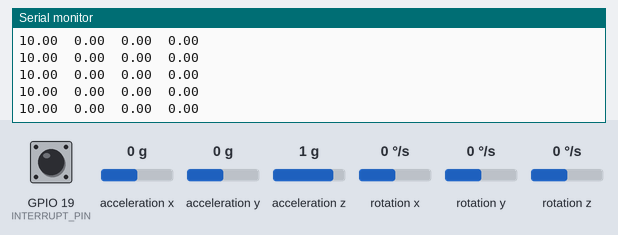
Recording of a sketch running on a simulated ESP32. Shown: the last lines printed to the serial monitor. Inputs (shaded band) come from the test bench; at power-on: acceleration x 0 g, GPIO 19 (INTERRUPT_PIN) LOW, acceleration y 0 g, acceleration z 1 g, rotation z 0 °/s, rotation x 0 °/s, rotation y 0 °/s. WiFi joins after 1.5 s; servers stay silent unless stated; the sensor or clock chip raises its interrupt line as the real part does.

Above: at 3.5 s.
3.6 s: acceleration x set to -1.4 g
At 4.1 s:
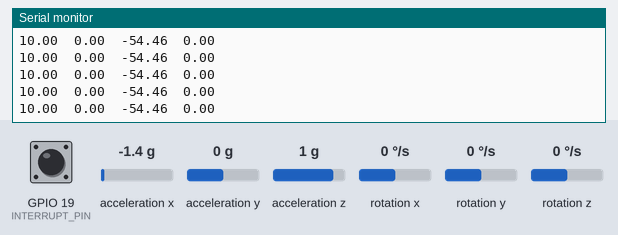
5.1 s: GPIO 19 (INTERRUPT_PIN) pulled HIGH for 0.15 s
6.7 s: acceleration y set to -1.4 g
At 7.2 s:
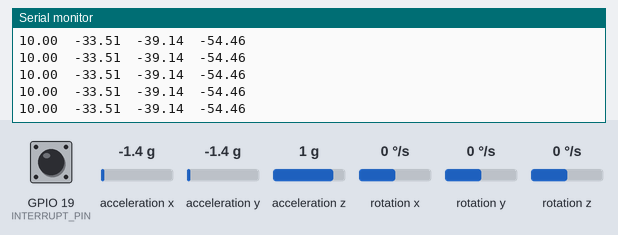
8.2 s: GPIO 19 (INTERRUPT_PIN) pulled HIGH for 1 s
10.7 s: acceleration z set to -1.4 g
At 11.5 s:
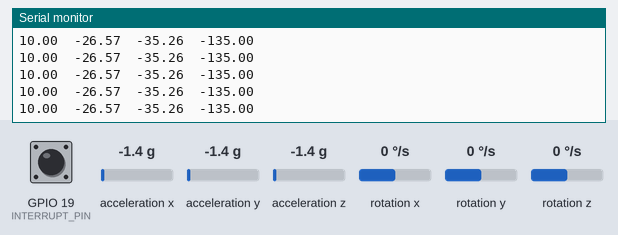
12.2 s: rotation z set to -192 °/s
At 12.8 s:
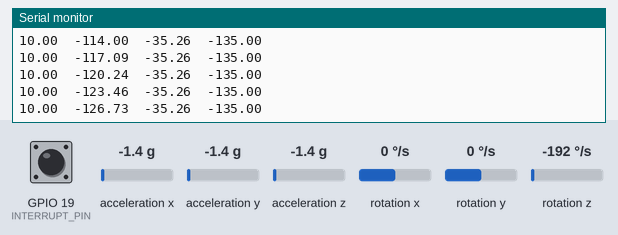
Timing chart, 0 to 14.7 s (numbered marks = the images above; inputs shaded):
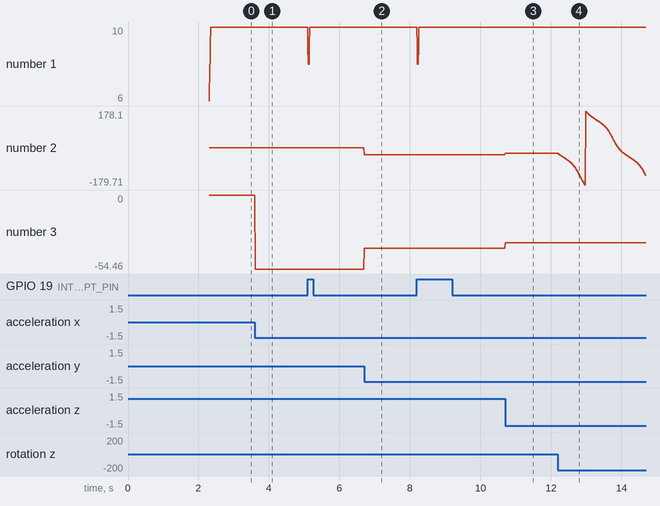

Measured:
- after the input at 3.6 s, the serial monitor: prints a new line at once (image 1)
- after the input at 6.7 s, the serial monitor: prints a new line at once (image 2)
- after the input at 10.7 s, the serial monitor: prints a new line at once (image 3)
- after the input at 12.2 s, the serial monitor: prints a new line at once (image 4)
- plotted number 2: 0 → -33.51 after the input at 6.7 s, -33.51 → -26.57 after the input at 10.7 s, -26.57 → -134.98 after the input at 12.2 s
- plotted number 3: 0 → -54.46 after the input at 3.6 s, -54.46 → -39.14 after the input at 6.7 s, -39.14 → -35.26 after the input at 10.7 s

The sketch:

MPU6050_DMP6_SPECIALIZED.ino
```cpp
#include "I2Cdev.h"
#include "MPU6050_6Axis_MotionApps20.h"
#include "Wire.h"

// UI Control variables
double eStop = 1;
double throttle = 1000.0;
double roll = 1500.0;
double pitch = 1500.0;
double yaw = 1500.0;
double aux1 = 1000.0;
double ui_callback = 0;

#include "ui_conf.h"


// class default I2C address is 0x68
// specific I2C addresses may be passed as a parameter here
// AD0 low = 0x68 (default for SparkFun breakout and InvenSense evaluation board)
// AD0 high = 0x69
MPU6050 mpu;
//MPU6050 mpu(0x69); // <-- use for AD0 high

/* =========================================================================
   NOTE: In addition to connection 5/3.3v, GND, SDA, and SCL, this sketch
   depends on the MPU-6050's INT pin being connected to the ESP8266 GPIO15
   pin.
 * ========================================================================= */

// MPU control/status vars
bool dmpReady = false;  // set true if DMP init was successful
uint8_t mpuIntStatus;   // holds actual interrupt status byte from MPU
uint8_t devStatus;      // return status after each device operation (0 = success, !0 = error)
uint16_t packetSize;    // expected DMP packet size (default is 42 bytes)
uint16_t fifoCount;     // count of all bytes currently in FIFO
uint8_t fifoBuffer[64]; // FIFO storage buffer

// orientation/motion vars
Quaternion q;           // [w, x, y, z]         quaternion container
VectorInt16 aa;         // [x, y, z]            accel sensor measurements
VectorInt16 aaReal;     // [x, y, z]            gravity-free accel sensor measurements
VectorInt16 aaWorld;    // [x, y, z]            world-frame accel sensor measurements
VectorFloat gravity;    // [x, y, z]            gravity vector


// uncomment "OUTPUT_READABLE_YAWPITCHROLL" if you want to see the yaw/
// pitch/roll angles (in degrees) calculated from the quaternions coming
// from the FIFO. Note this also requires gravity vector calculations.
// Also note that yaw/pitch/roll angles suffer from gimbal lock (for
// more info, see: http://en.wikipedia.org/wiki/Gimbal_lock)
#define OUTPUT_READABLE_YAWPITCHROLL
//#define OUTPUT_TEAPOT_YAWPITCHROLL

//#define OUTPUT_READABLE_GYRO

// uncomment "OUTPUT_READABLE_WORLDACCEL" if you want to see acceleration
// components with gravity removed and adjusted for the world frame of
// reference (yaw is relative to initial orientation, since no magnetometer
// is present in this case). Could be quite handy in some cases.
//#define OUTPUT_READABLE_WORLDACCEL


float ypr[3];           // [yaw, pitch, roll]   yaw/pitch/roll container and gravity vector

#define INTERRUPT_PIN 19 // use pin 15 on ESP8266

const char DEVICE_NAME[] = "mpu6050";


// ================================================================
// ===               INTERRUPT DETECTION ROUTINE                ===
// ================================================================

volatile bool mpuInterrupt = false;     // indicates whether MPU interrupt pin has gone high
void ICACHE_RAM_ATTR dmpDataReady() {
    mpuInterrupt = true;
}

unsigned long prev_time = 0;

void setup(void)
{
  //Serial.begin(115200);
  Serial.begin(1000000);
  Serial.println(F("\nOrientation Sensor OSC output")); Serial.println();

  // join I2C bus (I2Cdev library doesn't do this automatically)
  Wire.begin();
  Wire.setClock(400000); // 400kHz I2C clock. Comment this line if having compilation difficulties

  // initialize device
  Serial.println(F("Initializing I2C devices..."));
  mpu.initialize();
  pinMode(INTERRUPT_PIN, INPUT);

  // verify connection
  Serial.println(F("Testing device connections..."));
  Serial.println(mpu.testConnection() ? F("MPU6050 connection successful") : F("MPU6050 connection failed"));

  // load and configure the DMP
  Serial.println(F("Initializing DMP..."));
  devStatus = mpu.dmpInitialize();

  // supply your own gyro offsets here, scaled for min sensitivity
  mpu.setXGyroOffset(220);
  mpu.setYGyroOffset(76);
  mpu.setZGyroOffset(-85);
  mpu.setZAccelOffset(1788); // 1688 factory default for my test chip

  // make sure it worked (returns 0 if so)
  if (devStatus == 0) {
    // turn on the DMP, now that it's ready
    Serial.println(F("Enabling DMP..."));
    mpu.setDMPEnabled(true);

    // enable Arduino interrupt detection
    Serial.println(F("Enabling interrupt detection (Arduino external interrupt 0)..."));
    attachInterrupt(digitalPinToInterrupt(INTERRUPT_PIN), dmpDataReady, RISING);
    mpuIntStatus = mpu.getIntStatus();

    // set our DMP Ready flag so the main loop() function knows it's okay to use it
    Serial.println(F("DMP ready! Waiting for first interrupt..."));
    dmpReady = true;

    // get expected DMP packet size for later comparison
    packetSize = mpu.dmpGetFIFOPacketSize();
  } else {
    // ERROR!
    // 1 = initial memory load failed
    // 2 = DMP configuration updates failed
    // (if it's going to break, usually the code will be 1)
    Serial.print(F("DMP Initialization failed (code "));
    Serial.print(devStatus);
    Serial.println(F(")"));
  }

  // Start user interface while ESCs set up
  #if WIFI_GUI
  Blynk.begin(auth, ssid, pass);
  #else
  Blynk.begin(auth);
  #endif

  prev_time = millis();
}

void mpu_loop()
{
  // if programming failed, don't try to do anything
  if (!dmpReady) return;

  // wait for MPU interrupt or extra packet(s) available
  if (!mpuInterrupt && fifoCount < packetSize) return;

  // reset interrupt flag and get INT_STATUS byte
  mpuInterrupt = false;
  mpuIntStatus = mpu.getIntStatus();

  // get current FIFO count
  fifoCount = mpu.getFIFOCount();

  // check for overflow (this should never happen unless our code is too inefficient)
  if ((mpuIntStatus & 0x10) || fifoCount == 1024) {
    // reset so we can continue cleanly
    mpu.resetFIFO();
    Serial.println(F("FIFO overflow!"));

    // otherwise, check for DMP data ready interrupt (this should happen frequently)
  } else if (mpuIntStatus & 0x02) {
    // wait for correct available data length, should be a VERY short wait
    while (fifoCount < packetSize) fifoCount = mpu.getFIFOCount();

    // read a packet from FIFO
    mpu.getFIFOBytes(fifoBuffer, packetSize);

    // track FIFO count here in case there is > 1 packet available
    // (this lets us immediately read more without waiting for an interrupt)
    fifoCount -= packetSize;

    unsigned long current_time = millis();
    double dt = current_time - prev_time;
    prev_time = current_time;
    Serial.print(dt);
    Serial.print("\t");

#ifdef OUTPUT_READABLE_GYRO
    int16_t gyr[3];
    mpu.dmpGetGyro(gyr, fifoBuffer);
    Serial.print(gyr[0]);
    Serial.print("\t");
    Serial.print(gyr[1]);
    Serial.print("\t");
    Serial.println(gyr[2]);
#endif

#ifdef OUTPUT_READABLE_YAWPITCHROLL
    // display Euler angles in degrees
    mpu.dmpGetQuaternion(&q, fifoBuffer);
    mpu.dmpGetGravity(&gravity, &q);
    mpu.dmpGetYawPitchRoll(ypr, &q, &gravity);
    //Serial.print("ypr\t");
    Serial.print(ypr[0] * 180/M_PI);
    Serial.print("\t");
    Serial.print(ypr[1] * 180/M_PI);
    Serial.print("\t");
    Serial.println(ypr[2] * 180/M_PI);
#endif

#ifdef OUTPUT_TEAPOT_YAWPITCHROLL
    // display Euler angles in degrees
    mpu.dmpGetQuaternion(&q, fifoBuffer);
    mpu.dmpGetGravity(&gravity, &q);
    mpu.dmpGetYawPitchRoll(ypr, &q, &gravity);
    Serial.print("y");
    Serial.print(ypr[2]);
    Serial.print(",");
    Serial.print(ypr[1]);
    Serial.print(",");
    Serial.print(ypr[0]);
    Serial.print("$\n");
#endif

#ifdef OUTPUT_READABLE_REALACCEL
    // display real acceleration, adjusted to remove gravity
    mpu.dmpGetQuaternion(&q, fifoBuffer);
    mpu.dmpGetAccel(&aa, fifoBuffer);
    mpu.dmpGetGravity(&gravity, &q);
    mpu.dmpGetLinearAccel(&aaReal, &aa, &gravity);
    Serial.print("areal\t");
    Serial.print(aaReal.x);
    Serial.print("\t");
    Serial.print(aaReal.y);
    Serial.print("\t");
    Serial.println(aaReal.z);
#endif

#ifdef OUTPUT_READABLE_WORLDACCEL
    // display initial world-frame acceleration, adjusted to remove gravity
    // and rotated based on known orientation from quaternion
    mpu.dmpGetQuaternion(&q, fifoBuffer);
    mpu.dmpGetAccel(&aa, fifoBuffer);
    mpu.dmpGetGravity(&gravity, &q);
    mpu.dmpGetLinearAccel(&aaReal, &aa, &gravity);
    mpu.dmpGetLinearAccelInWorld(&aaWorld, &aaReal, &q);
    Serial.print("aworld\t");
    Serial.print(aaWorld.x);
    Serial.print("\t");
    Serial.print(aaWorld.y);
    Serial.print("\t");
    Serial.println(aaWorld.z);
#endif
  }
}

/**************************************************************************/
/*
    Arduino loop function, called once 'setup' is complete (your own code
    should go here)
*/
/**************************************************************************/
void loop(void)
{
  //unsigned long sampled_time =  micros();
  Blynk.run();
  /*if(ui_callback)
  {
    Serial.print(throttle);
    Serial.print(" ");
    Serial.print(roll);
    Serial.print(" ");
    Serial.print(pitch);
    Serial.print(" ");
    Serial.println(yaw);
    ui_callback = 0;
  }*/
  mpu_loop();

  //double dt = micros() - sampled_time;
  //Serial.println(dt);
}
```

ui_conf.h
```cpp
#ifndef UI_CONF
#define UI_CONF

//#define BLYNK_PRINT Serial

#define WIFI_GUI 0


#if WIFI_GUI
#include <WiFi.h>
#include <WiFiClient.h>
#include <BlynkSimpleEsp32.h>
#else
#define BLYNK_USE_DIRECT_CONNECT
#include <BlynkSimpleEsp32_BLE.h>
#include <BLEDevice.h>
#include <BLEServer.h>
#endif


// You should get Auth Token in the Blynk App.
// Go to the Project Settings (nut icon).
char auth[] = "eYcrTSn-5ZZDlGWLoPxtSGaHWEAMGeNb";

// Your WiFi credentials.
// Set password to "" for open networks.
//char ssid[] = "Cablevision127";
//char pass[] = "Contra_Word.";
//char ssid[] = "IZZI28681";
//char pass[] = "37662DCDAF5B0E8E";
//char ssid[] = "IZZI28681";
//char pass[] = "37662DCDAF5B0E8E";
//char ssid[] = "INFINITUM0C3E71";
//char pass[] = "06653252FF";

BLYNK_WRITE(V0)
{
  eStop = param.asInt(); // assigning incoming value from pin V1 to a variable
  ui_callback = 1;
}

BLYNK_WRITE(V1)
{
  throttle = constrain(param.asDouble(), 1000.0, 2000.0); // assigning incoming value from pin V1 to a variable
  ui_callback = 1;
}

BLYNK_WRITE(V2)
{
  roll = constrain(param.asDouble(), 1000.0, 2000.0); // assigning incoming value from pin V1 to a variable
  ui_callback = 1;
}

BLYNK_WRITE(V3)
{
  pitch = constrain(param.asDouble(), 1000.0, 2000.0); // assigning incoming value from pin V1 to a variable
  ui_callback = 1;
}

BLYNK_WRITE(V4)
{
  yaw = constrain(param.asDouble(), 1000.0, 2000.0); // assigning incoming value from pin V1 to a variable
  ui_callback = 1;
}

BLYNK_WRITE(V5)
{

  //alt_hold = param.asInt(); // assigning incoming value from pin V1 to a variable
  //alt_callback = 1;
  if(param.asInt() == 1)
  {
    aux1 = 1500;
  }
  else{
    aux1 = 1000;
  }
  ui_callback = 1;

}

/*BLYNK_CONNECTED()
{
  Blynk.virtualWrite(V0, eStop);
  Blynk.virtualWrite(V1, throttle);
  Blynk.virtualWrite(V2, kp_pitch);
  Blynk.virtualWrite(V3, ki_pitch);
  Blynk.virtualWrite(V4, kd_pitch);
}*/

#endif
```
